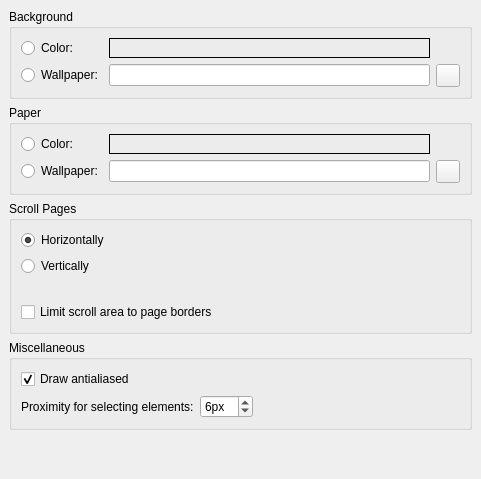
     <widget class="QWidget" name="tabCanvas">
      <property name="accessibleName">
       <string>Canvas tab</string>
      </property>
      <attribute name="title">
       <string>Canvas</string>
      </attribute>
      <layout class="QVBoxLayout">
       <property name="spacing">
        <number>6</number>
       </property>
       <property name="leftMargin">
        <number>9</number>
       </property>
       <property name="topMargin">
        <number>9</number>
       </property>
       <property name="rightMargin">
        <number>9</number>
       </property>
       <property name="bottomMargin">
        <number>9</number>
       </property>
       <item>
        <widget class="QGroupBox" name="groupBox_2">
         <property name="accessibleName">
          <string>Background</string>
         </property>
         <property name="title">
          <string>Background</string>
         </property>
         <layout class="QGridLayout">
          <property name="leftMargin">
           <number>9</number>
          </property>
          <property name="topMargin">
           <number>9</number>
          </property>
          <property name="rightMargin">
           <number>9</number>
          </property>
          <property name="bottomMargin">
           <number>9</number>
          </property>
          <property name="spacing">
           <number>6</number>
          </property>
          <item row="0" column="0">
           <widget class="QRadioButton" name="bgColorButton">
            <property name="text">
             <string>Color:</string>
            </property>
           </widget>
          </item>
          <item row="1" column="0">
           <layout class="QHBoxLayout">
            <property name="spacing">
             <number>6</number>
            </property>
            <property name="leftMargin">
             <number>0</number>
            </property>
            <property name="topMargin">
             <number>0</number>
            </property>
            <property name="rightMargin">
             <number>0</number>
            </property>
            <property name="bottomMargin">
             <number>0</number>
            </property>
            <item>
             <widget class="QRadioButton" name="bgWallpaperButton">
              <property name="text">
               <string>Wallpaper:</string>
              </property>
             </widget>
            </item>
           </layout>
          </item>
          <item row="1" column="3">
           <layout class="QHBoxLayout">
            <property name="spacing">
             <number>6</number>
            </property>
            <property name="leftMargin">
             <number>0</number>
            </property>
            <property name="topMargin">
             <number>0</number>
            </property>
            <property name="rightMargin">
             <number>0</number>
            </property>
            <property name="bottomMargin">
             <number>0</number>
            </property>
            <item>
             <widget class="QToolButton" name="bgWallpaperSelect">
              <property name="accessibleName">
               <string>Choose Background wallpaper file</string>
              </property>
              <property name="accessibleDescription">
               <string>Opens a file dialog for selecting the wallpaper file</string>
              </property>
              <property name="text">
               <string notr="true"/>
              </property>
              <property name="icon">
               <iconset resource="musescore.qrc">
                <normaloff>:/data/icons/document-open.svg</normaloff>:/data/icons/document-open.svg</iconset>
              </property>
             </widget>
            </item>
           </layout>
          </item>
          <item row="1" column="1">
           <widget class="QLineEdit" name="bgWallpaper">
            <property name="accessibleName">
             <string>Background wallpaper path</string>
            </property>
            <property name="accessibleDescription">
             <string>Insert path to background wallpaper file</string>
            </property>
           </widget>
          </item>
          <item row="0" column="1">
           <widget class="Awl::ColorLabel" name="bgColorLabel">
            <property name="focusPolicy">
             <enum>Qt::StrongFocus</enum>
            </property>
            <property name="accessibleName">
             <string>Select background color</string>
            </property>
            <property name="accessibleDescription">
             <string>Opens a dialog for selecting the background color</string>
            </property>
            <property name="frameShape">
             <enum>QFrame::Box</enum>
            </property>
           </widget>
          </item>
         </layout>
        </widget>
       </item>
       <item>
        <widget class="QGroupBox" name="groupBox_3">
         <property name="accessibleName">
          <string>Paper</string>
         </property>
         <property name="title">
          <string>Paper</string>
         </property>
         <layout class="QGridLayout">
          <property name="leftMargin">
           <number>9</number>
          </property>
          <property name="topMargin">
           <number>9</number>
          </property>
          <property name="rightMargin">
           <number>9</number>
          </property>
          <property name="bottomMargin">
           <number>9</number>
          </property>
          <property name="spacing">
           <number>6</number>
          </property>
          <item row="1" column="0">
           <layout class="QHBoxLayout">
            <property name="spacing">
             <number>6</number>
            </property>
            <property name="leftMargin">
             <number>0</number>
            </property>
            <property name="topMargin">
             <number>0</number>
            </property>
            <property name="rightMargin">
             <number>0</number>
            </property>
            <property name="bottomMargin">
             <number>0</number>
            </property>
            <item>
             <widget class="QRadioButton" name="fgWallpaperButton">
              <property name="text">
               <string>Wallpaper:</string>
              </property>
             </widget>
            </item>
           </layout>
          </item>
          <item row="1" column="2">
           <layout class="QHBoxLayout">
            <property name="spacing">
             <number>6</number>
            </property>
            <property name="leftMargin">
             <number>0</number>
            </property>
            <property name="topMargin">
             <number>0</number>
            </property>
            <property name="rightMargin">
             <number>0</number>
            </property>
            <property name="bottomMargin">
             <number>0</number>
            </property>
            <item>
             <widget class="QToolButton" name="fgWallpaperSelect">
              <property name="accessibleName">
               <string>Choose paper wallpaper file</string>
              </property>
              <property name="accessibleDescription">
               <string>Opens a file dialog for selecting the wallpaper file</string>
              </property>
              <property name="text">
               <string notr="true"/>
              </property>
              <property name="icon">
               <iconset resource="musescore.qrc">
                <normaloff>:/data/icons/document-open.svg</normaloff>:/data/icons/document-open.svg</iconset>
              </property>
             </widget>
            </item>
           </layout>
          </item>
          <item row="0" column="0">
           <widget class="QRadioButton" name="fgColorButton">
            <property name="text">
             <string>Color:</string>
            </property>
           </widget>
          </item>
          <item row="0" column="1">
           <widget class="Awl::ColorLabel" name="fgColorLabel">
            <property name="focusPolicy">
             <enum>Qt::StrongFocus</enum>
            </property>
            <property name="accessibleName">
             <string>Select paper color</string>
            </property>
            <property name="accessibleDescription">
             <string>Opens a dialog for selecting the paper color</string>
            </property>
            <property name="frameShape">
             <enum>QFrame::Box</enum>
            </property>
           </widget>
          </item>
          <item row="1" column="1">
           <widget class="QLineEdit" name="fgWallpaper">
            <property name="accessibleName">
             <string>Paper wallpaper path</string>
            </property>
            <property name="accessibleDescription">
             <string>Insert path to paper wallpaper file</string>
            </property>
           </widget>
          </item>
         </layout>
        </widget>
       </item>
       <item>
        <widget class="QGroupBox" name="groupBox_11">
         <property name="title">
          <string>Scroll Pages</string>
         </property>
         <layout class="QGridLayout" name="gridLayout_12">
          <item row="0" column="0">
           <widget class="QRadioButton" name="pageHorizontal">
            <property name="text">
             <string>Horizontally</string>
            </property>
            <property name="checked">
             <bool>true</bool>
            </property>
           </widget>
          </item>
          <item row="1" column="0">
           <widget class="QRadioButton" name="pageVertical">
            <property name="text">
             <string>Vertically</string>
            </property>
           </widget>
          </item>
          <item row="2" column="0">
           <spacer>
            <property name="orientation">
             <enum>Qt::Vertical</enum>
            </property>
            <property name="sizeHint" stdset="0">
             <size>
              <width>0</width>
              <height>20</height>
             </size>
            </property>
           </spacer>
          </item>
          <item row="3" column="0">
           <widget class="QCheckBox" name="limitScrollArea">
            <property name="toolTip">
             <string>Limit the scroll area to the edges of the score</string>
            </property>
            <property name="whatsThis">
             <string>If this is checked, scrolling will stop at the edge of the score.</string>
            </property>
            <property name="accessibleDescription">
             <string>If this is checked, scrolling will stop at the edge of the score.</string>
            </property>
            <property name="text">
             <string>Limit scroll area to page borders</string>
            </property>
            <property name="checked">
             <bool>false</bool>
            </property>
           </widget>
          </item>
         </layout>
        </widget>
       </item>
       <item>
        <widget class="QGroupBox" name="groupBox_4">
         <property name="title">
          <string>Miscellaneous</string>
         </property>
         <layout class="QGridLayout">
          <item row="0" column="0">
           <widget class="QCheckBox" name="drawAntialiased">
            <property name="toolTip">
             <string>Disable antialiased drawing</string>
            </property>
            <property name="whatsThis">
             <string>Uncheck this to speed up drawing</string>
            </property>
            <property name="accessibleDescription">
             <string>Uncheck this to speed up drawing</string>
            </property>
            <property name="text">
             <string>Draw antialiased</string>
            </property>
            <property name="checked">
             <bool>true</bool>
            </property>
           </widget>
          </item>
          <item row="1" column="1">
           <widget class="QSpinBox" name="proximity">
            <property name="accessibleName">
             <string>Proximity for selecting elements</string>
            </property>
            <property name="suffix">
             <string extracomment="pixel">px</string>
            </property>
            <property name="minimum">
             <number>1</number>
            </property>
            <property name="value">
             <number>6</number>
            </property>
           </widget>
          </item>
          <item row="1" column="2" colspan="2">
           <spacer>
            <property name="orientation">
             <enum>Qt::Horizontal</enum>
            </property>
            <property name="sizeHint" stdset="0">
             <size>
              <width>201</width>
              <height>20</height>
             </size>
            </property>
           </spacer>
          </item>
          <item row="1" column="0">
           <widget class="QLabel" name="label_24">
            <property name="text">
             <string>Proximity for selecting elements:</string>
            </property>
           </widget>
          </item>
         </layout>
        </widget>
       </item>
       <item>
        <spacer name="verticalSpacer_3">
         <property name="orientation">
          <enum>Qt::Vertical</enum>
         </property>
         <property name="sizeHint" stdset="0">
          <size>
           <width>20</width>
           <height>40</height>
          </size>
         </property>
        </spacer>
       </item>
      </layout>
     </widget>
